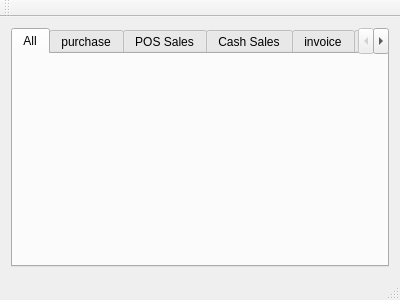
<?xml version="1.0" encoding="UTF-8"?>
<ui version="4.0">
 <class>MainWindow</class>
 <widget class="QMainWindow" name="MainWindow">
  <property name="geometry">
   <rect>
    <x>0</x>
    <y>0</y>
    <width>400</width>
    <height>300</height>
   </rect>
  </property>
  <property name="windowTitle">
   <string>MainWindow</string>
  </property>
  <widget class="QWidget" name="centralWidget">
   <layout class="QHBoxLayout" name="horizontalLayout">
    <item>
     <widget class="TabWidget" name="tabWidget">
      <property name="styleSheet">
       <string notr="true">
</string>
      </property>
      <property name="currentIndex">
       <number>0</number>
      </property>
      <property name="movable">
       <bool>true</bool>
      </property>
      <widget class="QWidget" name="tab">
       <property name="styleSheet">
        <string notr="true">
</string>
       </property>
       <attribute name="title">
        <string>All</string>
       </attribute>
      </widget>
      <widget class="QWidget" name="tab_2">
       <attribute name="title">
        <string>purchase</string>
       </attribute>
      </widget>
      <widget class="QWidget" name="tab_3">
       <attribute name="title">
        <string>POS Sales</string>
       </attribute>
      </widget>
      <widget class="QWidget" name="tab_4">
       <attribute name="title">
        <string>Cash Sales</string>
       </attribute>
      </widget>
      <widget class="QWidget" name="tab_5">
       <attribute name="title">
        <string>invoice</string>
       </attribute>
      </widget>
      <widget class="QWidget" name="tab_6">
       <attribute name="title">
        <string>Stock Issue</string>
       </attribute>
      </widget>
      <widget class="QWidget" name="tab_7">
       <attribute name="title">
        <string>Purchase Return</string>
       </attribute>
      </widget>
     </widget>
    </item>
   </layout>
  </widget>
  <widget class="QMenuBar" name="menuBar">
   <property name="geometry">
    <rect>
     <x>0</x>
     <y>0</y>
     <width>400</width>
     <height>21</height>
    </rect>
   </property>
  </widget>
  <widget class="QToolBar" name="mainToolBar">
   <attribute name="toolBarArea">
    <enum>TopToolBarArea</enum>
   </attribute>
   <attribute name="toolBarBreak">
    <bool>false</bool>
   </attribute>
  </widget>
  <widget class="QStatusBar" name="statusBar"/>
 </widget>
 <layoutdefault spacing="6" margin="11"/>
 <customwidgets>
  <customwidget>
   <class>TabWidget</class>
   <extends>QTabWidget</extends>
   <header>tabwidget.h</header>
   <container>1</container>
  </customwidget>
 </customwidgets>
 <resources/>
 <connections/>
</ui>
